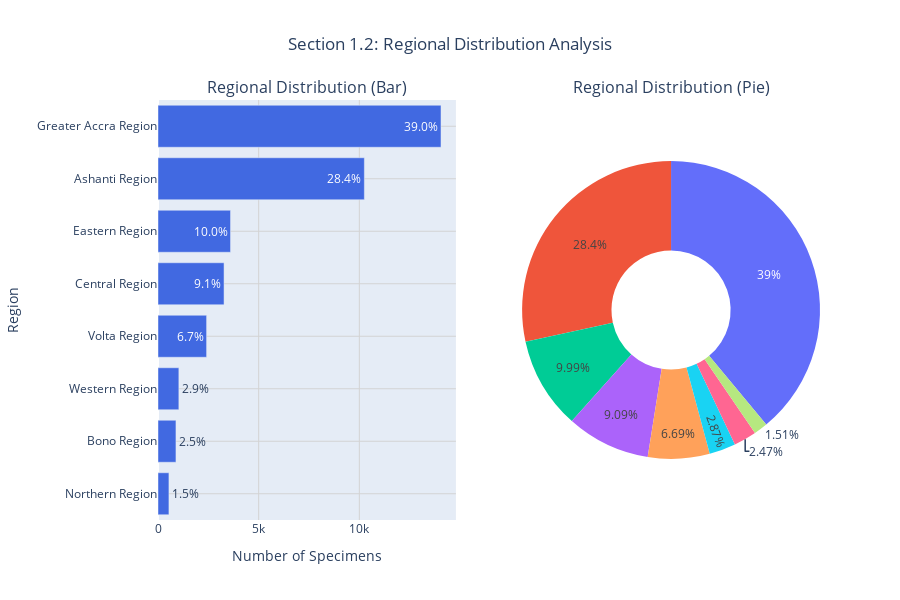

Notebook code for this chart:
### Code cell
# Section 1.2: Regional Distribution Interactive Visualizations
print("\n📈 Creating Section 1.2: Regional Distribution Visualizations")

if 'regional' in section1_data:
    regional_df = section1_data['regional']
    
    # Create subplots: Bar chart and Pie chart
    fig = make_subplots(
        rows=1, cols=2,
        subplot_titles=('Regional Distribution (Bar)', 'Regional Distribution (Pie)'),
        specs=[[{"type": "bar"}, {"type": "pie"}]]
    )
    
    # Ensure we have the required columns
    if len(regional_df.columns) >= 2:
        region_col = regional_df.columns[0]
        count_col = regional_df.columns[1]
        
        # Sort data by count in descending order
        regional_df_sorted = regional_df.sort_values(count_col, ascending=True)
        
        # Calculate percentages
        total = regional_df[count_col].sum()
        regional_df_sorted['Percentage'] = (regional_df_sorted[count_col] / total * 100).round(1)
        
        # Bar Chart
        fig.add_trace(
            go.Bar(
                x=regional_df_sorted[count_col],
                y=regional_df_sorted[region_col],
                orientation='h',
                marker_color='royalblue',
                hovertemplate=(
                    f"{region_col}: %{{y}}<br>" +
                    f"{count_col}: %{{x:,.0f}}<br>" +
                    "Percentage: %{text}%<extra></extra>"
                ),
                text=regional_df_sorted['Percentage'].apply(lambda x: f'{x:.1f}%'),
                textposition='auto',
            ),
            row=1, col=1
        )
        
        # Pie Chart
        fig.add_trace(
            go.Pie(
                labels=regional_df_sorted[region_col],
                values=regional_df_sorted[count_col],
                hole=0.4,
                hovertemplate=(
                    f"{region_col}: %{{label}}<br>" +
                    f"{count_col}: %{{value:,.0f}}<br>" +
                    "Percentage: %{percent}<extra></extra>"
                )
            ),
            row=1, col=2
        )
        
        # Update layout
        fig.update_layout(
            title_text='Section 1.2: Regional Distribution Analysis',
            height=600,
            showlegend=False,
            title_x=0.5
        )
        
        # Update axes
        fig.update_xaxes(title_text='Number of Specimens', gridcolor='lightgray', row=1, col=1)
        fig.update_yaxes(title_text='Region', gridcolor='lightgray', row=1, col=1)
        
        # Show figure
        fig.show()
        
        # Display summary statistics
        print("\n📊 REGIONAL ANALYSIS SUMMARY:")
        print(f"• Total Regions: {len(regional_df)}")
        print(f"• Total Specimens: {total:,.0f}")
        print("\n🔝 Top 3 Regions:")
        top3 = regional_df_sorted.iloc[-3:]
        for _, row in top3.iloc[::-1].iterrows():
            print(f"  • {row[region_col]}: {row[count_col]:,.0f} specimens ({row['Percentage']:.1f}%)")
    else:
        print("❌ Required columns not found in regional data")
else:
    print("❌ Regional data not available")

### Figure 1 — Plotly figure (JSON) as saved in the notebook; plotly's stock layout.template omitted (floating-point values rounded to 4 significant figures)
{"data": [{"hovertemplate": "Region: %{y}<br>Specimen_Count: %{x:,.0f}<br>Percentage: %{text}%<extra></extra>", "marker": {"color": "royalblue"}, "orientation": "h", "text": ["1.5%", "2.5%", "2.9%", "6.7%", "9.1%", "10.0%", "28.4%", "39.0%"], "textposition": "auto", "type": "bar", "x": [543, 892, 1036, 2414, 3280, 3602, 10250, 14057], "xaxis": "x", "y": ["Northern Region", "Bono Region", "Western Region", "Volta Region", "Central Region", "Eastern Region", "Ashanti Region", "Greater Accra Region"], "yaxis": "y"}, {"domain": {"x": [0.55, 1], "y": [0, 1]}, "hole": 0.4, "hovertemplate": "Region: %{label}<br>Specimen_Count: %{value:,.0f}<br>Percentage: %{percent}<extra></extra>", "labels": ["Northern Region", "Bono Region", "Western Region", "Volta Region", "Central Region", "Eastern Region", "Ashanti Region", "Greater Accra Region"], "type": "pie", "values": [543, 892, 1036, 2414, 3280, 3602, 10250, 14057]}], "layout": {"annotations": [{"font": {"size": 16}, "showarrow": false, "text": "Regional Distribution (Bar)", "x": 0.225, "xanchor": "center", "xref": "paper", "y": 1, "yanchor": "bottom", "yref": "paper"}, {"font": {"size": 16}, "showarrow": false, "text": "Regional Distribution (Pie)", "x": 0.775, "xanchor": "center", "xref": "paper", "y": 1, "yanchor": "bottom", "yref": "paper"}], "height": 600, "showlegend": false, "title": {"text": "Section 1.2: Regional Distribution Analysis", "x": 0.5}, "xaxis": {"anchor": "y", "domain": [0, 0.45], "gridcolor": "lightgray", "title": {"text": "Number of Specimens"}}, "yaxis": {"anchor": "x", "domain": [0, 1], "gridcolor": "lightgray", "title": {"text": "Region"}}}}
